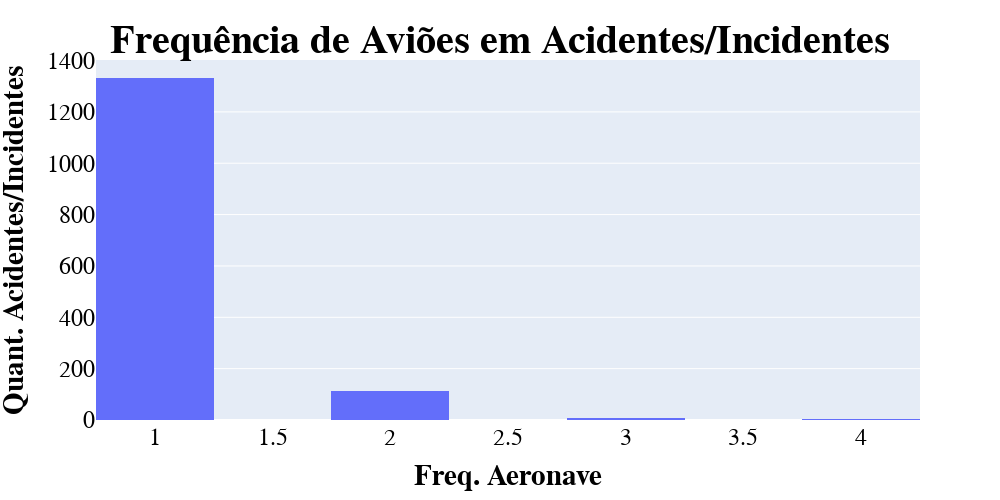

Notebook cell for this chart:
### Code cell
fig = px.histogram(df_aeronaves_aviao['codigo_aeronave'].value_counts().reset_index().sort_values(by='codigo_aeronave', ascending=False), x='codigo_aeronave', nbins=10)
fig.update_layout(
    height=500,
    width=1000,
    title=dict(
        text='<b>Frequência de Aviões em Acidentes/Incidentes</b>',
        x=0.5,
        y=0.95,
        font=dict(
            family="Arial",
            size=40,
            color='#000000'
        )
    ),
    xaxis_title="<b>Freq. Aeronave</b>",
    yaxis_title='<b>Quant. Acidentes/Incidentes</b>',
    font=dict(
        family="Courier New, Monospace",
        size=24,
        color='#000000'
    )
)
fig.show()

### Figure 1 — Plotly figure (JSON) as saved in the notebook; plotly's stock layout.template omitted (floating-point values rounded to 4 significant figures; data arrays with more than 128 entries replaced by an {"elided": "..."} marker saying what was removed)
{"data": [{"alignmentgroup": "True", "bingroup": "x", "hovertemplate": "codigo_aeronave=%{x}<br>count=%{y}<extra></extra>", "legendgroup": "", "marker": {"color": "#636efa", "pattern": {"shape": ""}}, "name": "", "nbinsx": 10, "offsetgroup": "", "orientation": "v", "showlegend": false, "type": "histogram", "x": {"elided": "1458 int values"}, "xaxis": "x", "yaxis": "y"}], "layout": {"barmode": "relative", "font": {"color": "#000000", "family": "Courier New, Monospace", "size": 24}, "height": 500, "legend": {"tracegroupgap": 0}, "margin": {"t": 60}, "title": {"font": {"color": "#000000", "family": "Arial", "size": 40}, "text": "<b>Frequência de Aviões em Acidentes/Incidentes</b>", "x": 0.5, "y": 0.95}, "width": 1000, "xaxis": {"anchor": "y", "domain": [0, 1], "title": {"text": "<b>Freq. Aeronave</b>"}}, "yaxis": {"anchor": "x", "domain": [0, 1], "title": {"text": "<b>Quant. Acidentes/Incidentes</b>"}}}}
